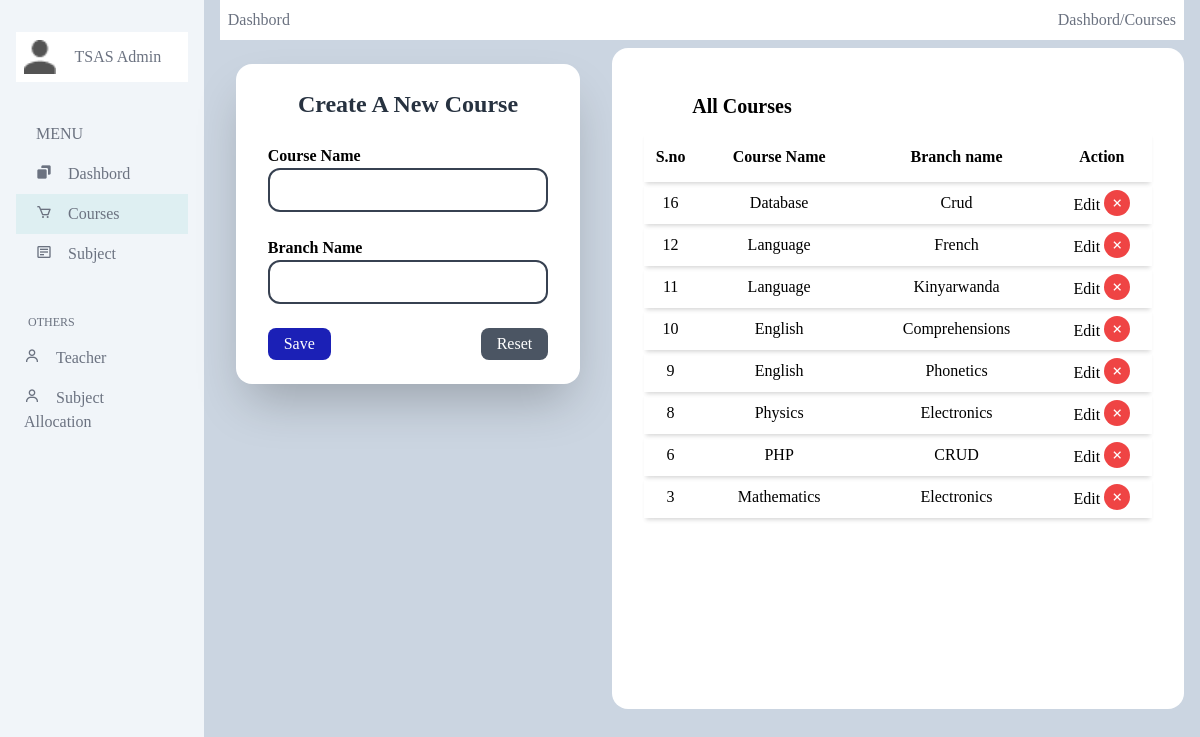
Screenshot of /admin/courses.php with the database file from the repository.
### tables this page shows
CREATE TABLE `courses` (
  `ID` int(10) NOT NULL,
  `Branch_Name` varchar(20) DEFAULT NULL,
  `Course_Name` varchar(20) DEFAULT NULL,
  `Creation_Date` timestamp NOT NULL DEFAULT current_timestamp() ON UPDATE current_timestamp()
);

### admin/courses.php (the view, shortened to what this page needs)
<?php
include('../php/dbConnection.php');
$table = 'Courses';
?>
<!DOCTYPE html>
<html lang="en">
<head>
     <link rel="stylesheet" href="../styles/style.css">
     <link href='https://unpkg.com/boxicons@2.1.4/css/boxicons.min.css' rel='stylesheet'>
     <script src="https://cdn.tailwindcss.com"></script>
</head>
<body class="flex flex-row justify-center bg-slate-300 h-screen w-full">
     <aside class="h-full w-1/5 bg-slate-100 p-4 py-[2rem]">
          <div class="bg-white p-2 flex">
               <img src="../images/vector.png" class="w-8 h-full" alt="User">
               <span class="text-gray-500 mx-auto my-auto">TSAS Admin</span>
          </div>
          <div class="flex flex-col justify-center py-[2rem]">
               <h2 class="p-2 px-5 text-gray-500">MENU</h2>
               <div class="text-gray-500">
                    <a href="./" class="py-2 px-5 block hover:bg-gray-200">
                         <i class='bx bxs-copy'></i>
                         <span class="px-3">Dashbord</span>
                    </a>
                    <a href="./courses.php" class="py-2 px-5 block hover:bg-gray-200 bg-[#add4]">
                         <i class='bx bx-cart'></i>
                         <span class="px-3">Courses</span>
                    </a>
                    <a href="./subject.php" class="py-2 px-5 block hover:bg-gray-200">
                         <i class='bx bx-detail'></i>
                         <span class="px-3">Subject</span>
                    </a>
               </div>
          </div>
          <div class="flex flex-col justify-center">
          <h2 class="p-2 px-3 text-gray-500 text-xs">OTHERS</h2>
               <div class="text-gray-500 relative">
                    <button class="hover:bg-gray-200 py-2 px-2 block hover:bg-[#add4] relative" id="teacherDrop">
                         <i class='bx bx-user' id="drop"></i>
                         <span class="px-3">Teacher</span>
                    </button>
                    <a href="./subAllocation.php" class="hover:bg-gray-200 py-2 px-2 block hover:bg-[#add4]">
                         <i class='bx bx-user'></i>
                         <span class="px-3">Subject Allocation</span>
                    </a>
               </div>
          </div>
     </aside>
     <main class="w-full h-full p-4 flex flex-col justify-center relative">
          <header class="flex justify-between absolute left-[1rem] right-[1rem] top-0 bg-white p-2 text-gray-500">
               <div>Dashbord</div>
               <div>Dashbord/<span>Courses</span></div>
          </header>
          <div class="flex flex-row w-full h-full mt-[2rem] gap-[1rem]">
               <div class="w-2/3 h-full rounded-2xl flex justify-center p-4">
                    <form method="post" class="bg-white w-full h-fit py-3 rounded-2xl shadow-2xl">
                         <div class="px-[2rem] py-3 w-full">
                              <h1 class="text-[#273240] text-center text-2xl font-bold">Create A New Course</h1>
                         </div>
                         <div class="px-[2rem] py-3 w-full">
                              <label class="text-md font-semibold">Course Name</label>
                              <input type="text" name="course" class="w-full p-2 indent-2 outline-none border-2 border-gray-700 rounded-xl" required>
                         </div>
                         <div class="px-[2rem] py-3 w-full">
                              <label class="text-md font-semibold">Branch Name</label>
                              <input type="text" name="branch" class="w-full p-2 indent-2 outline-none border-2 border-gray-700 rounded-xl" required>
                         </div>
                         <div class="w-full flex justify-between px-[2rem] py-3">
                              <button type="submit" name="save" class="px-[1rem] py-1 bg-[#1b20b6] text-white rounded-lg">Save</button>
                              <button type="reset" name="reset" class="px-[1rem] py-1 bg-gray-600 text-white rounded-lg">Reset</button>
                         </div>
                    </form>
               </div>
               <div class="w-full h-full max-h-[17.5cm] rounded-2xl bg-white p-[2rem] overflow-y-auto">
                    <h2 class="text-xl font-bold indent-[3rem] py-3">All Courses</h2>
                    <table class="w-full h-fit text-center pt-[3rem]">
                         <thead class="">
                              <tr class="shadow-bottom">
                                   <th class="py-[1rem]">S.no</th>
                                   <th class="py-[1rem]">Course Name</th>
                                   <th class="py-[1rem]">Branch name </th>
                                   <th class="py-[1rem]">Action</th>
                              </tr>
                         </thead>
                         <tbody>
<?php
$sql1 = "SELECT ID, Branch_Name, Course_Name from courses ORDER BY ID DESC;";
$query1 = $connection->query($sql1);
if ($query1->num_rows > 0) {
     while ($row = $query1->fetch_assoc()) {
?>
                              <tr class="shadow-bottom">
                                   <td class="py-[.5rem]"><?php echo $row['ID']; ?></td>
                                   <td class="py-[.5rem]"><?php echo $row['Course_Name']; ?></td>
                                   <td class="py-[.5rem]"><?php echo $row['Branch_Name']; ?></td>
                                   <td class="py-[.5rem]">
                                        <button name="edit" onclick="showEditForm(<?php echo $row['ID'] ?>,'course')">Edit</button>
                                        <button onclick="deleteRecord(<?php echo $row['ID'] . ', \'' . $table . '\''; ?>)"><i class='bx bx-x rounded-full text-white bg-red-500 p-[5px]'></i></button>
                                   </td>
                              </tr>
<?php
     }
} else {
     echo "No Course found";
}
?>
                         </tbody>
                    </table>
               </div>
          </div>
     </main>
</body>
</html>

### styles/style.css (style rules this page uses)
* { padding: 0; margin: 0; font-family: serif; box-sizing: border-box; }
.shadow-bottom { box-shadow: 0 4px 4px -2px #4443; }

### rows the page displays
courses: ID "16", Course_Name "Database", Branch_Name "Crud"
courses: ID "12", Course_Name "Language", Branch_Name "French"
courses: ID "11", Course_Name "Language", Branch_Name "Kinyarwanda"
courses: ID "10", Course_Name "English", Branch_Name "Comprehensions"
courses: ID "9", Course_Name "English", Branch_Name "Phonetics"
courses: ID "8", Course_Name "Physics", Branch_Name "Electronics"
courses: ID "6", Course_Name "PHP", Branch_Name "CRUD"
courses: ID "3", Course_Name "Mathematics", Branch_Name "Electronics"
